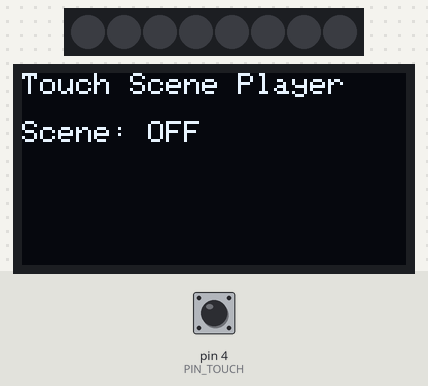
This sketch was run on a simulated Arduino Uno, built with avr-gcc and run on an emulated ATmega328P. On the bench: 8 RGB LEDs in strip order, left to right, 128×64 one-colour display. The inputs (shaded band) are chosen by the test bench; at power-on: pin 4 (PIN_TOUCH) LOW. Dim RGB values are drawn brighter than linear; what the sketch prints to the serial monitor is not drawn.

Above: at 1.2 s.
1.3 s: pin 4 (PIN_TOUCH) pulled HIGH for 0.15 s
At 2.8 s:
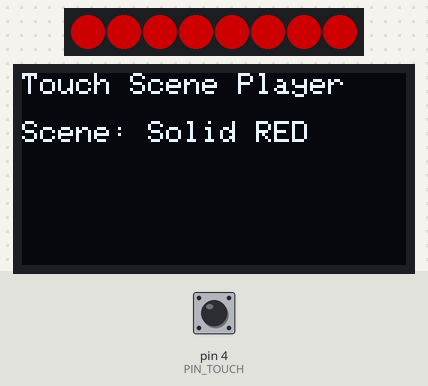
3.1 s: pin 4 (PIN_TOUCH) pulled HIGH for 1 s
At 4.0 s:
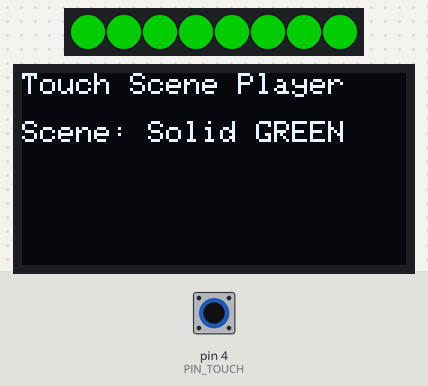
5.6 s: pin 4 (PIN_TOUCH) pulled HIGH for 0.15 s
At 6.8 s:
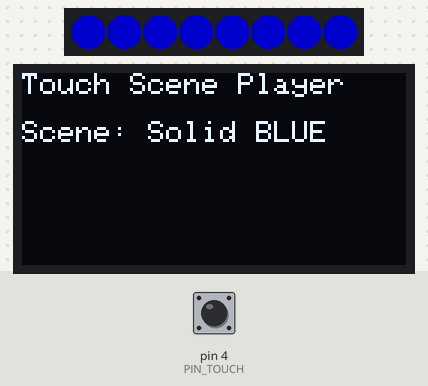
7.2 s: pin 4 (PIN_TOUCH) pulled HIGH for 3.2 s
At 8.16 s:
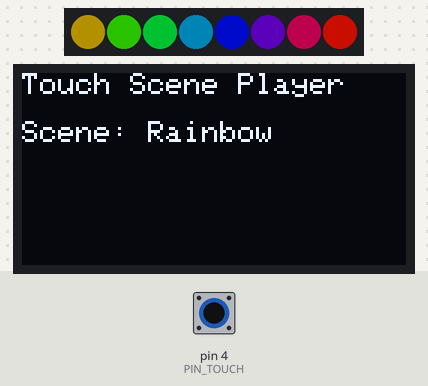
11.0 s: pin 4 (PIN_TOUCH) pulled HIGH for 0.15 s
11.7 s: pin 4 (PIN_TOUCH) pulled HIGH for 1 s
At 12.56 s:
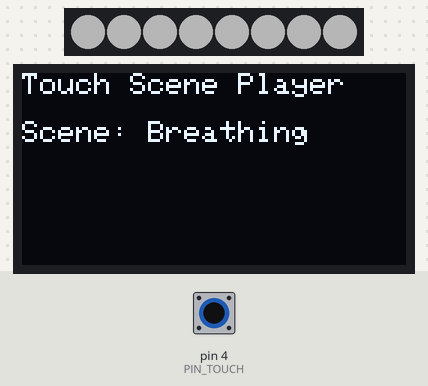
Timing chart, 0 to 49.7 s (numbered marks = the images above; inputs shaded):
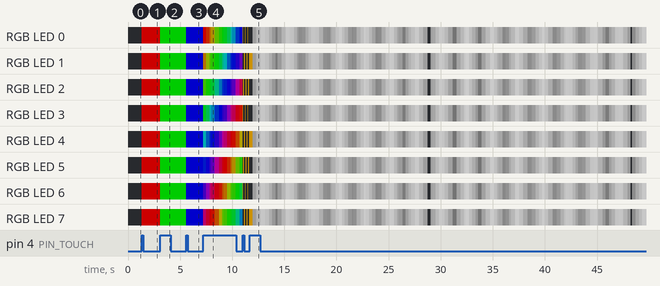

The sketch:

17TouchControlledNeoPixelScenes.ino
```cpp
/*
  Touch-Controlled NeoPixel Scenes with OLED
  ------------------------------------------
  Inputs : TTP223 Touch Sensor on D7 (active HIGH)
  Outputs: NeoPixel Ring on D6, SSD1306 OLED (I2C A4/A5)

  Scenes (cycle on each touch):
    0 OFF
    1 Solid RED
    2 Solid GREEN
    3 Solid BLUE
    4 Rainbow Cycle
    5 Theater Chase
    6 Breathing White
    7 Comet (moving dot with trail)

  Design notes:
    - Debounced rising-edge detection for touch
    - Non-blocking animations (millis timers)
    - OLED shows current scene name
*/

#include <Adafruit_NeoPixel.h>
#include <Adafruit_GFX.h>
#include <Adafruit_SSD1306.h>
#include <Wire.h>

// ---------------- Pins ----------------
const int PIN_TOUCH    = 4;   // TTP223 output (active HIGH on touch)
const int PIN_NEOPIXEL = 6;   // WS2812 DIN

// ---------------- NeoPixel ----------------
#define NUMPIXELS 8           // set to your ring size
Adafruit_NeoPixel pixels(NUMPIXELS, PIN_NEOPIXEL, NEO_GRB + NEO_KHZ800);

// ---------------- OLED ----------------
#define SCREEN_WIDTH 128
#define SCREEN_HEIGHT 64
Adafruit_SSD1306 display(SCREEN_WIDTH, SCREEN_HEIGHT, &Wire, -1);

// ---------------- Timing ----------------
const unsigned long DEBOUNCE_MS = 200;

// Per-scene step intervals (tunable)
const unsigned long STEP_RAINBOW_MS = 20;
const unsigned long STEP_CHASE_MS   = 80;
const unsigned long STEP_BREATHE_MS = 18;
const unsigned long STEP_COMET_MS   = 40;
const unsigned long OLED_REFRESH_MS = 400;

// ---------------- Scene State ----------------
enum Scene : uint8_t {
  SCN_OFF = 0,
  SCN_RED,
  SCN_GREEN,
  SCN_BLUE,
  SCN_RAINBOW,
  SCN_CHASE,
  SCN_BREATHE,
  SCN_COMET,
  SCN_COUNT
};

Scene scene = SCN_OFF;
const char* SCENE_NAMES[SCN_COUNT] = {
  "OFF",
  "Solid RED",
  "Solid GREEN",
  "Solid BLUE",
  "Rainbow",
  "Theater Chase",
  "Breathing",
  "Comet"
};

// Animation internals
unsigned long tLastStep = 0;     // generic step timer
unsigned long tLastOLED = 0;     // OLED throttle
unsigned long tLastTouch = 0;    // debounce
int animStep = 0;                // generic animation counter
int cometPos = 0;                // comet head position
int chasePhase = 0;              // theater-chase phase
int breatheLevel = 0;            // 0..255
int breatheDir = +1;             // +1/-1

// ---------------- Helpers ----------------
void showSceneOLED() {
  if (millis() - tLastOLED < OLED_REFRESH_MS) return;
  tLastOLED = millis();

  display.clearDisplay();
  display.setTextColor(SSD1306_WHITE);
  display.setTextSize(1);
  display.setCursor(0,0);
  display.println("Touch Scene Player");

  display.setCursor(0,16);
  display.print("Scene: ");
  display.println(SCENE_NAMES[scene]);

  display.display();
}

void setAll(uint8_t r, uint8_t g, uint8_t b) {
  for (int i=0; i<NUMPIXELS; i++) pixels.setPixelColor(i, pixels.Color(r,g,b));
  pixels.show();
}

// Color wheel helper (0..255)
uint32_t wheel(byte pos) {
  pos = 255 - pos;
  if(pos < 85)  return pixels.Color(255 - pos*3, 0, pos*3);
  if(pos < 170) { pos -= 85; return pixels.Color(0, pos*3, 255 - pos*3); }
  pos -= 170;   return pixels.Color(pos*3, 255 - pos*3, 0);
}

// Reset per-scene animation variables
void resetAnimation() {
  tLastStep = 0;
  animStep = 0;
  chasePhase = 0;
  breatheLevel = 0;
  breatheDir = +1;
  cometPos = 0;
}

// Handle one animation frame (non-blocking)
void runScene() {
  switch (scene) {
    case SCN_OFF:
      // Draw once when entering
      if (animStep == 0) { setAll(0,0,0); animStep = 1; }
      break;

    case SCN_RED:
      if (animStep == 0) { setAll(255,0,0); animStep = 1; }
      break;

    case SCN_GREEN:
      if (animStep == 0) { setAll(0,255,0); animStep = 1; }
      break;

    case SCN_BLUE:
      if (animStep == 0) { setAll(0,0,255); animStep = 1; }
      break;

    case SCN_RAINBOW:
      if (millis() - tLastStep >= STEP_RAINBOW_MS) {
        tLastStep = millis();
        for (int i=0; i<NUMPIXELS; i++) {
          pixels.setPixelColor(i, wheel((i*256/NUMPIXELS + animStep) & 255));
        }
        pixels.show();
        animStep = (animStep + 1) & 255;
      }
      break;

    case SCN_CHASE:  // theater chase (on 1 of every 3 LEDs, phase shifted)
      if (millis() - tLastStep >= STEP_CHASE_MS) {
        tLastStep = millis();
        for (int i=0; i<NUMPIXELS; i++) {
          if ((i + chasePhase) % 3 == 0) pixels.setPixelColor(i, pixels.Color(255, 180, 0)); // yellow
          else                           pixels.setPixelColor(i, 0);
        }
        pixels.show();
        chasePhase = (chasePhase + 1) % 3;
      }
      break;

    case SCN_BREATHE:  // white breathing by modulating brightness
      if (millis() - tLastStep >= STEP_BREATHE_MS) {
        tLastStep = millis();
        breatheLevel += breatheDir * 4;   // speed
        if (breatheLevel >= 255) { breatheLevel = 255; breatheDir = -1; }
        if (breatheLevel <= 0)   { breatheLevel = 0;   breatheDir = +1; }
        setAll(breatheLevel, breatheLevel, breatheLevel);
      }
      break;

    case SCN_COMET: { // bright head with fading tail
      if (millis() - tLastStep >= STEP_COMET_MS) {
        tLastStep = millis();
        // fade all pixels slightly
        for (int i=0; i<NUMPIXELS; i++) {
          uint32_t c = pixels.getPixelColor(i);
          uint8_t r = (uint8_t)(c >> 16), g = (uint8_t)(c >> 8), b = (uint8_t)c;
          r = (r * 60) / 100; g = (g * 60) / 100; b = (b * 60) / 100; // 40% fade
          pixels.setPixelColor(i, pixels.Color(r,g,b));
        }
        // draw head
        pixels.setPixelColor(cometPos, pixels.Color(0, 255, 255)); // cyan head
        pixels.show();
        cometPos = (cometPos + 1) % NUMPIXELS;
      }
    } break;
  }
}

void setup() {
  Serial.begin(9600);

  pinMode(PIN_TOUCH, INPUT);
  pixels.begin();
  pixels.setBrightness(110); // 0..255
  pixels.clear(); pixels.show();

  if (!display.begin(SSD1306_SWITCHCAPVCC, 0x3C)) {
    Serial.println("SSD1306 init failed");
  }
  display.clearDisplay(); display.display();

  showSceneOLED();
  resetAnimation();
}

void loop() {
  // ---- Debounced rising-edge detection for touch ----
  static int prevTouch = LOW;
  int now = digitalRead(PIN_TOUCH);
  if (now == HIGH && prevTouch == LOW && millis() - tLastTouch > DEBOUNCE_MS) {
    tLastTouch = millis();
    // next scene
    scene = (Scene)((scene + 1) % SCN_COUNT);
    Serial.print("Touch! Scene -> "); Serial.println(SCENE_NAMES[scene]);
    showSceneOLED();
    resetAnimation();
  }
  prevTouch = now;

  // ---- Run current scene animation ----
  runScene();

  // ---- Update OLED periodically (keeps it responsive if animations are static) ----
  showSceneOLED();
}
```

Measured:
- after the input at 1.3 s, RGB LED 0–7: off → RGB(110, 0, 0) at once
- after the input at 3.1 s, RGB LED 0–7: RGB(110, 0, 0) → RGB(0, 110, 0) at once
- after the input at 5.6 s, RGB LED 0–7: RGB(0, 110, 0) → RGB(0, 0, 110) at once
